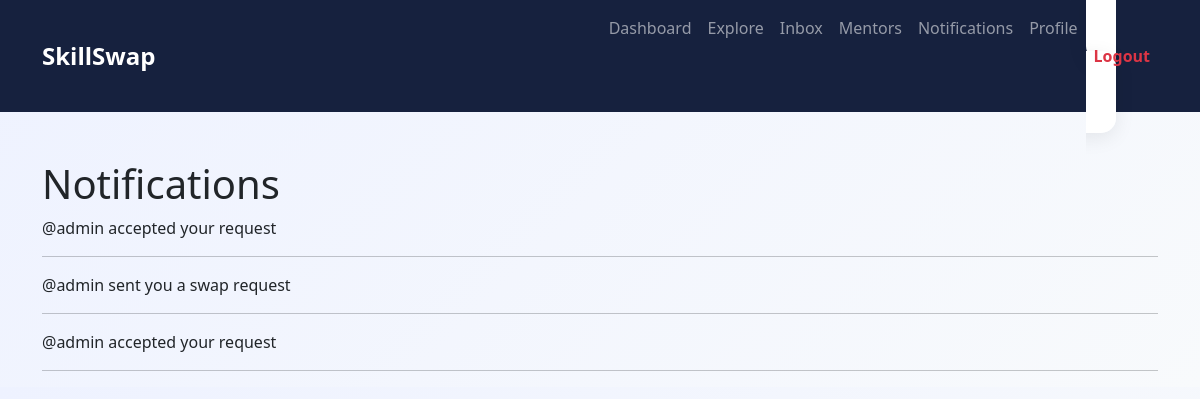
The page /accounts/notifications/ (signed in) on the database its author committed.
### workspace/models.py (models this page shows, shortened)
class Notification(models.Model):
    user = models.ForeignKey(
        settings.AUTH_USER_MODEL,
        on_delete=models.CASCADE
    )
    message = models.CharField(
        max_length=255
    )
    is_read = models.BooleanField(
        default=False
    )
    created_at = models.DateTimeField(
        auto_now_add=True
    )

### accounts/views.py (the view)
@login_required
def notifications(request):
    notifications = Notification.objects.filter(
        user=request.user
    ).order_by('-created_at')
    return render(
        request,
        'accounts/notifications.html',
        {
            'notifications': notifications
        }
    )

### templates/accounts/notifications.html
{% extends 'base.html' %}
{% block content %}
<h1>Notifications</h1>
{% for notification in notifications %}
<p>
{{ notification.message }}
</p>
<hr>
{% empty %}
<p>No notifications.</p>
{% endfor %}
{% endblock %}

### static/css/style.css (style rules this page uses)
body { background: #f5f7fb; font-family: 'Segoe UI', sans-serif; }
body { background: linear-gradient( 135deg, #eef2ff, #f8fafc); }

### rows shown on the page
Notification: message "@admin accepted your request"
Notification: message "@admin sent you a swap request"
Notification: message "@admin accepted your request"
